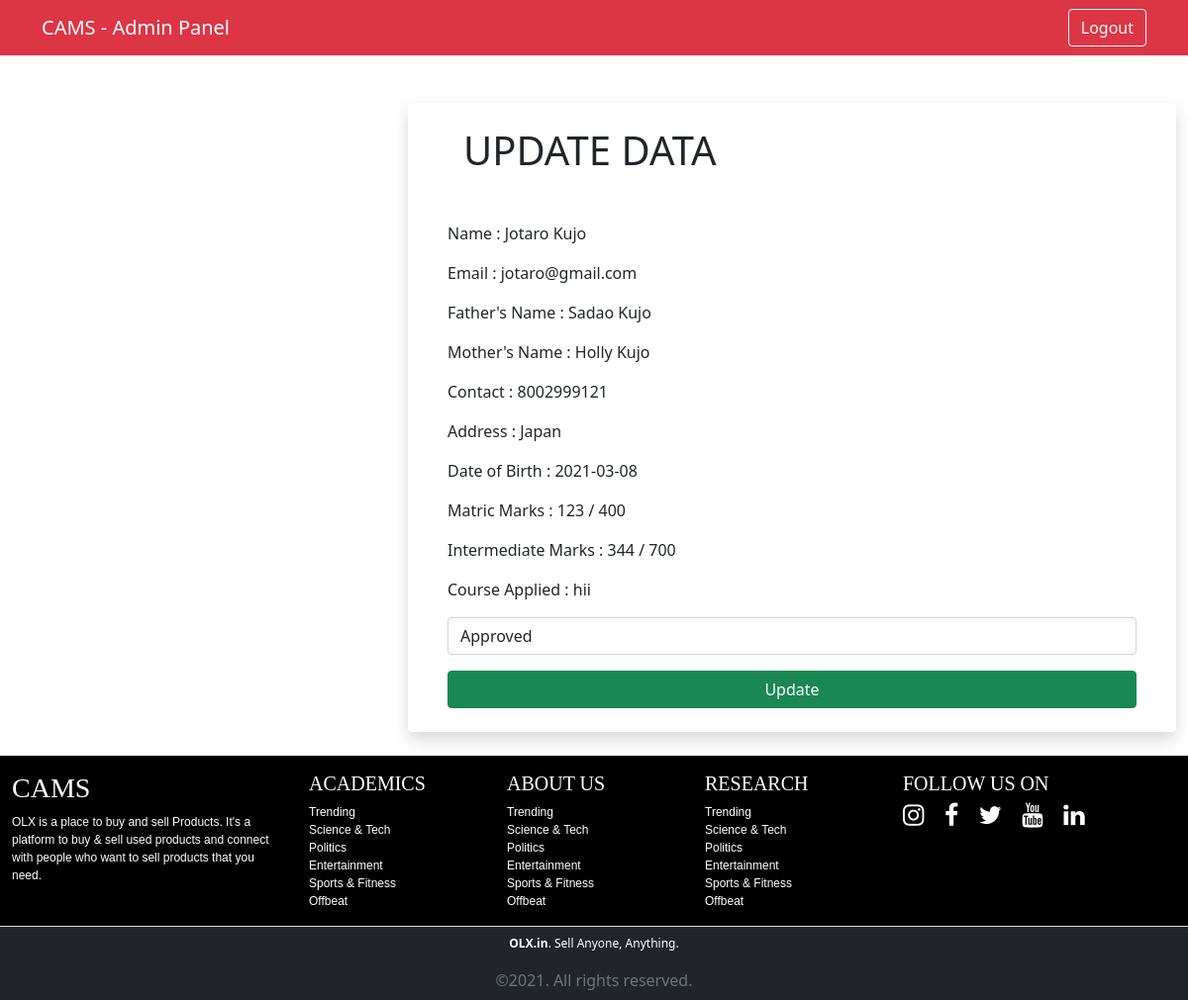
/admin/update_app.php?id=2 (signed in), run on the app's committed database.
### tables this page shows
CREATE TABLE `student_apply` (
  `s_id` int(11) NOT NULL,
  `user_id` int(11) NOT NULL,
  `s_f_name` varchar(100) NOT NULL,
  `s_l_name` varchar(100) NOT NULL,
  `father_name` varchar(100) NOT NULL,
  `mother_name` varchar(100) NOT NULL,
  `s_contact` varchar(50) NOT NULL,
  `s_email` varchar(100) NOT NULL,
  `s_dob` varchar(100) NOT NULL,
  `s_address` varchar(255) NOT NULL,
  `s_course` varchar(100) NOT NULL,
  `metric_marks` int(11) NOT NULL,
  `metric_fullmarks` int(11) NOT NULL,
  `inter_marks` int(11) NOT NULL,
  `inter_fullmarks` int(11) NOT NULL,
  `date_of_apply` timestamp NOT NULL DEFAULT current_timestamp(),
  `form_status` tinyint(4) NOT NULL
);

### include/config.php (called while the page is built, shortened)
<?php
    class Work{
        private $host = "localhost";
        private $username = "root";
        private $password = "";
        private $database = "cams";
        private $connect;
        public function __construct(){
            $this->connect = new mysqli($this->host, $this->username, $this->password, $this->database);
            if(mysqli_connect_error()){
                trigger_error("Databse Connection Failed".mysqli_connect_error());
            }
            else{
                return $this->connect;
            }
        }
        public function select($query){
            $run = $this->connect->query($query);
            $array = [];
            if($run->num_rows > 0){
                while($row = $run->fetch_assoc()){
                    $array[] = $row;
                }
                return $array;
            }
            else{
                echo "No records found";
                return $array;
            }
        }
    }
    $cams = new Work();
?>

### admin/update_app.php (the view, shortened to what this page needs)
<?php include "../include/config.php";
?>
<!DOCTYPE html>
<html lang="en">
<head>
<link href="https://cdn.jsdelivr.net/npm/bootstrap@5.0.0-beta2/dist/css/bootstrap.min.css" rel="stylesheet">
<link rel="stylesheet" href="https://cdnjs.cloudflare.com/ajax/libs/font-awesome/4.7.0/css/font-awesome.min.css">
<link rel="stylesheet" href="https://cdn.jsdelivr.net/npm/bootstrap-icons@1.4.0/font/bootstrap-icons.css">
</head>
<body>
<nav class="navbar navbar-expand-lg navbar-dark bg-danger">
    <div class="container">
    <a href="" class="navbar-brand">CAMS - Admin Panel</a>
        <ul class="navbar-nav ms-auto">
            <li class="nav-item"><a href="admin_logout.php" class="btn btn-outline-light">Logout</a></li>
        </ul>
    </div>
    </nav>
<div class="container-fluid mt-5">
    <div class="row">
        <div class="col-lg-4">
        </div>
        <div class="col-lg-8">
            <div class="card px-4 py-2 shadow border-0">
                <div class="card-body">
                <h1 class="mx-3 mb-5">UPDATE DATA</h1>
                <?php
                    $edit_id = $_GET['id'];
                    $calling = $cams->select("SELECT * FROM student_apply WHERE s_id='$edit_id'");
                    foreach($calling as $yo):
                ?>
                                 <p>Name : <?= $yo['s_f_name'];?> <?= $yo['s_l_name'];?></p>
                                 <p>Email : <?= $yo['s_email'];?></p>
                                 <p>Father's Name : <?= $yo['father_name'];?></p>
                                 <p>Mother's Name : <?= $yo['mother_name'];?></p>
                                 <p>Contact : <?= $yo['s_contact'];?></p>
                                 <p>Address : <?= $yo['s_address'];?></p>
                                 <p>Date of Birth : <?= $yo['s_dob'];?></p>
                                 <p>Matric Marks : <?= $yo['metric_marks'];?> / <?= $yo['metric_fullmarks'];?></p>
                                 <p>Intermediate Marks : <?= $yo['inter_marks'];?> / <?= $yo['inter_fullmarks'];?></p>
                                 <p>Course Applied : <?= $yo['s_course'];?></p>
                        <form action="" method="post">
                        <div class="mb-3">
                            <select name="form_status" class="form-control" id="" value="<?= $yo['form_status'];?>">
                                    <?php
                                        if($yo['form_status']==0):
                                    ?>
                                    <option value="0" selected dislabled>Pending</option>
                                    <option value="1">Approved</option>
                                    <option value="2">Rejected</option>
                                    <?php elseif($yo['form_status']==1): ?>
                                    <option value="1" selected dislabled>Approved</option>
                                    <?php elseif($yo['form_status']==2): ?>
                                        <option value="0" >Pending</option>
                                    <option value="1" >Approved</option>
                                    <option value="2" selected dislabled>Rejected</option>
                                    <?php endif; ?>
                            </select>
                        </div>
                            <div class="d-grid gap-2">
                                <input type="submit" value="Update" name="edit_app" class="btn btn-success">
                            </div>
                        </form>
                    <?php endforeach; ?>
                </div>
            </div>
        </div>
    </div>
</div>
<?php include "../include/footer.php"; ?>

### data on the page
student_apply: s_f_name "Jotaro", s_l_name "Kujo", s_email "jotaro@gmail.com", father_name "Sadao Kujo", mother_name "Holly Kujo", s_contact "8002999121", s_address "Japan", s_dob "2021-03-08", metric_marks "123", metric_fullmarks "400", inter_marks "344", inter_fullmarks "700", s_course "hii", form_status "Approved"
